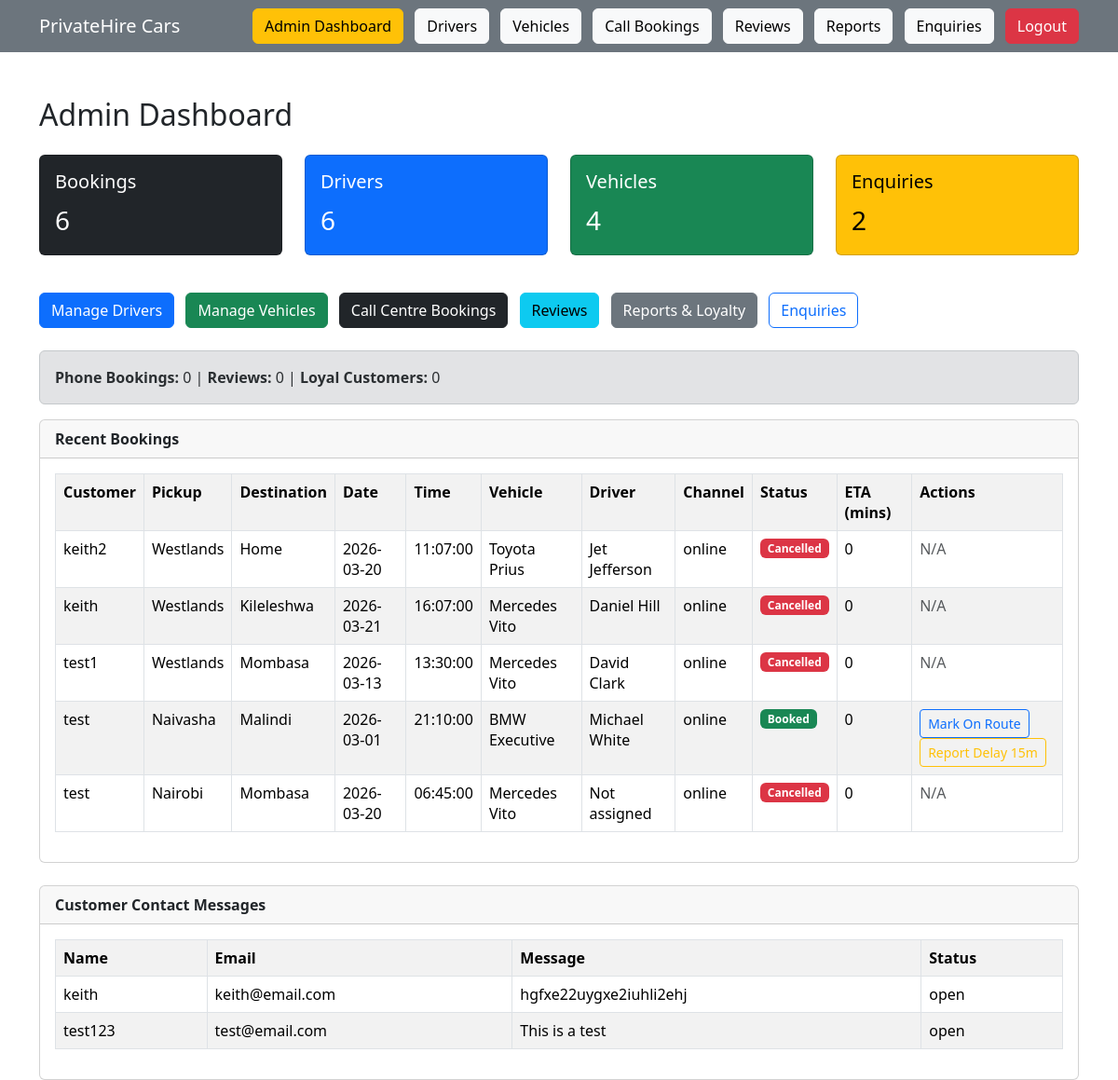
The app's page /admin/dashboard.php (signed in) with its own data.
### tables this page shows
CREATE TABLE `bookings` (
  `id` int(11) NOT NULL,
  `user_id` int(11) DEFAULT NULL,
  `pickup` varchar(255) DEFAULT NULL,
  `destination` varchar(255) DEFAULT NULL,
  `journey_date` date DEFAULT NULL,
  `journey_time` time DEFAULT NULL,
  `passengers` int(11) DEFAULT NULL,
  `vehicle_id` int(11) DEFAULT NULL,
  `status` varchar(50) DEFAULT 'Booked',
  `driver_id` int(11) DEFAULT NULL,
  `notification_preference` enum('sms','email','both') DEFAULT 'sms',
  `confirmation_sent` tinyint(1) DEFAULT 0,
  `reminder_sent` tinyint(1) DEFAULT 0
);

CREATE TABLE `users` (
  `id` int(11) NOT NULL,
  `username` varchar(50) DEFAULT NULL,
  `email` varchar(100) DEFAULT NULL,
  `password` varchar(255) DEFAULT NULL,
  `phone` varchar(20) DEFAULT NULL,
  `role` varchar(20) DEFAULT 'customer',
  `reset_token` varchar(255) DEFAULT NULL,
  `reset_expires` datetime DEFAULT NULL,
  `reset_expires_at` datetime DEFAULT NULL
);

CREATE TABLE `vehicles` (
  `id` int(11) NOT NULL,
  `name` varchar(50) DEFAULT NULL,
  `seats` int(11) DEFAULT NULL,
  `price` decimal(10,2) DEFAULT NULL,
  `price_per_km` decimal(10,2) DEFAULT NULL,
  `registration_number` varchar(50) DEFAULT NULL,
  `colour` varchar(50) DEFAULT NULL,
  `make` varchar(50) DEFAULT NULL,
  `model` varchar(50) DEFAULT NULL
);

CREATE TABLE `drivers` (
  `id` int(11) NOT NULL,
  `name` varchar(100) DEFAULT NULL,
  `phone` varchar(20) DEFAULT NULL,
  `vehicle_id` int(11) DEFAULT NULL
);

CREATE TABLE `enquiries` (
  `id` int(11) NOT NULL,
  `name` varchar(100) DEFAULT NULL,
  `email` varchar(100) DEFAULT NULL,
  `message` text DEFAULT NULL
);

### admin/dashboard.php (the view, shortened to what this page needs)
<?php
include "../config/db.php";
include "../navbar.php";
$totalBookings = $conn->query("SELECT COUNT(*) AS total FROM bookings")->fetch_assoc()['total'];
$totalDrivers = $conn->query("SELECT COUNT(*) AS total FROM drivers")->fetch_assoc()['total'];
$totalVehicles = $conn->query("SELECT COUNT(*) AS total FROM vehicles")->fetch_assoc()['total'];
$totalEnquiries = $conn->query("SELECT COUNT(*) AS total FROM enquiries")->fetch_assoc()['total'];
$phoneBookings = $conn->query("SELECT COUNT(*) AS total FROM bookings WHERE booking_channel='phone'")->fetch_assoc()['total'] ?? 0;
$totalReviews = $conn->query("SELECT COUNT(*) AS total FROM reviews")->fetch_assoc()['total'] ?? 0;
$loyalCustomers = $conn->query("SELECT COUNT(*) AS total FROM users WHERE loyalty_tier='LOYAL'")->fetch_assoc()['total'] ?? 0;
$recentBookings = $conn->query("
    SELECT bookings.*, users.username, vehicles.name AS vehicle_name, drivers.name AS driver_name
    FROM bookings
    LEFT JOIN users ON bookings.user_id = users.id
    LEFT JOIN vehicles ON bookings.vehicle_id = vehicles.id
    LEFT JOIN drivers ON bookings.driver_id = drivers.id
    ORDER BY bookings.id DESC
    LIMIT 5
");
$recentEnquiries = $conn->query("
    SELECT * FROM enquiries
    ORDER BY id DESC
    LIMIT 5
");
?>
<div class="container mt-5">
    <h2 class="mb-4">Admin Dashboard</h2>
    <div class="row mb-4">
        <div class="col-md-3 mb-3">
            <div class="card text-bg-dark">
                <div class="card-body">
                    <h5 class="card-title">Bookings</h5>
                    <p class="card-text fs-3"><?php echo $totalBookings; ?></p>
                </div>
            </div>
        </div>
        <div class="col-md-3 mb-3">
            <div class="card text-bg-primary">
                <div class="card-body">
                    <h5 class="card-title">Drivers</h5>
                    <p class="card-text fs-3"><?php echo $totalDrivers; ?></p>
                </div>
            </div>
        </div>
        <div class="col-md-3 mb-3">
            <div class="card text-bg-success">
                <div class="card-body">
                    <h5 class="card-title">Vehicles</h5>
                    <p class="card-text fs-3"><?php echo $totalVehicles; ?></p>
                </div>
            </div>
        </div>
        <div class="col-md-3 mb-3">
            <div class="card text-bg-warning">
                <div class="card-body">
                    <h5 class="card-title">Enquiries</h5>
                    <p class="card-text fs-3"><?php echo $totalEnquiries; ?></p>
                </div>
            </div>
        </div>
    </div>
    <div class="mb-4">
        <a class="btn btn-primary me-2" href="drivers.php">Manage Drivers</a>
        <a class="btn btn-success me-2" href="vehicles.php">Manage Vehicles</a>
        <a class="btn btn-dark me-2" href="call_bookings.php">Call Centre Bookings</a>
        <a class="btn btn-info me-2" href="reviews.php">Reviews</a>
        <a class="btn btn-secondary me-2" href="reports.php">Reports & Loyalty</a>
        <a class="btn btn-outline-primary me-2" href="enquiries.php">Enquiries</a>
    </div>
    <div class="alert alert-secondary">
        <strong>Phone Bookings:</strong> <?php echo (int)$phoneBookings; ?> |
        <strong>Reviews:</strong> <?php echo (int)$totalReviews; ?> |
        <strong>Loyal Customers:</strong> <?php echo (int)$loyalCustomers; ?>
    </div>
    <div class="card mb-4">
        <div class="card-header">
            <strong>Recent Bookings</strong>
        </div>
        <div class="card-body">
            <?php if ($recentBookings && $recentBookings->num_rows > 0) { ?>
                <table class="table table-bordered table-striped">
                    <tr>
                        <th>Customer</th>
                        <th>Pickup</th>
                        <th>Destination</th>
                        <th>Date</th>
                        <th>Time</th>
                        <th>Vehicle</th>
                        <th>Driver</th>
                        <th>Channel</th>
                        <th>Status</th>
                        <th>ETA (mins)</th>
                        <th>Actions</th>
                    </tr>
                    <?php while ($row = $recentBookings->fetch_assoc()) { ?>
                        <tr>
                            <td><?php echo htmlspecialchars($row['username'] ?? 'Unknown'); ?></td>
                            <td><?php echo htmlspecialchars($row['pickup']); ?></td>
                            <td><?php echo htmlspecialchars($row['destination']); ?></td>
                            <td><?php echo htmlspecialchars($row['journey_date']); ?></td>
                            <td><?php echo htmlspecialchars($row['journey_time']); ?></td>
                            <td><?php echo htmlspecialchars($row['vehicle_name'] ?? 'Not set'); ?></td>
                            <td><?php echo htmlspecialchars($row['driver_name'] ?? 'Not assigned'); ?></td>
                            <td><?php echo htmlspecialchars($row['booking_channel'] ?? 'online'); ?></td>
                            <td>
                                <?php if ($row['status'] === 'Cancelled') { ?>
                                    <span class="badge bg-danger">Cancelled</span>
                                <?php } elseif ($row['status'] === 'On Route') { ?>
                                    <span class="badge bg-primary">On Route</span>
                                <?php } else { ?>
                                    <span class="badge bg-success"><?php echo htmlspecialchars($row['status']); ?></span>
                                <?php } ?>
                            </td>
                            <td><?php echo (int)($row['eta_minutes'] ?? 0); ?></td>
                            <td>
                                <?php if ($row['status'] === 'Booked') { ?>
                                    <a class="btn btn-sm btn-outline-primary" href="mark_on_route.php?id=<?php echo (int)$row['id']; ?>">
                                        Mark On Route
                                    </a>
                                    <a class="btn btn-sm btn-outline-warning" href="dashboard.php?eta_booking=<?php echo (int)$row['id']; ?>&eta_minutes=15">
                                        Report Delay 15m
                                    </a>
                                <?php } elseif ($row['status'] === 'On Route') { ?>
                                    <a class="btn btn-sm btn-outline-warning" href="dashboard.php?eta_booking=<?php echo (int)$row['id']; ?>&eta_minutes=15">
                                        Delay 15m
                                    </a>
                                <?php } else { ?>
                                    <span class="text-muted">N/A</span>
                                <?php } ?>
                            </td>
                        </tr>
                    <?php } ?>
                </table>
            <?php } else { ?>
                <div class="alert alert-info mb-0">No bookings found.</div>
            <?php } ?>
        </div>
    </div>
    <div class="card">
        <div class="card-header">
            <strong>Customer Contact Messages</strong>
        </div>
        <div class="card-body">
            <?php if ($recentEnquiries && $recentEnquiries->num_rows > 0) { ?>
                <table class="table table-bordered table-striped">
                    <tr>
                        <th>Name</th>
                        <th>Email</th>
                        <th>Message</th>
                        <th>Status</th>
                    </tr>
                    <?php while ($msg = $recentEnquiries->fetch_assoc()) { ?>
                        <tr>
                            <td><?php echo htmlspecialchars($msg['name']); ?></td>
                            <td><?php echo htmlspecialchars($msg['email']); ?></td>
                            <td><?php echo htmlspecialchars($msg['message']); ?></td>
                            <td><?php echo htmlspecialchars($msg['status'] ?? 'open'); ?></td>
                        </tr>
                    <?php } ?>
                </table>
            <?php } else { ?>
                <div class="alert alert-info mb-0">No contact messages found.</div>
            <?php } ?>
        </div>
    </div>
</div>

### navbar.php (shortened to what this page needs)
<link href="https://cdn.jsdelivr.net/npm/bootstrap@5.3.2/dist/css/bootstrap.min.css" rel="stylesheet">
<nav class="navbar navbar-dark bg-secondary navbar-expand-lg">
    <div class="container">
        <a class="navbar-brand" href="/privatehire/index.php">PrivateHire Cars</a>
        <div>
            <?php if (isset($_SESSION['user_id'])) { ?>
                <?php if (isset($_SESSION['role']) && $_SESSION['role'] === 'admin') { ?>
                    <a class="btn btn-warning me-2" href="/privatehire/admin/dashboard.php">Admin Dashboard</a>
                    <a class="btn btn-light me-2" href="/privatehire/admin/drivers.php">Drivers</a>
                    <a class="btn btn-light me-2" href="/privatehire/admin/vehicles.php">Vehicles</a>
                    <a class="btn btn-light me-2" href="/privatehire/admin/call_bookings.php">Call Bookings</a>
                    <a class="btn btn-light me-2" href="/privatehire/admin/reviews.php">Reviews</a>
                    <a class="btn btn-light me-2" href="/privatehire/admin/reports.php">Reports</a>
                    <a class="btn btn-light me-2" href="/privatehire/admin/enquiries.php">Enquiries</a>
                <?php } else { ?>
                    <a class="btn btn-light me-2" href="/privatehire/booking/book.php">Book Ride</a>
                    <a class="btn btn-light me-2" href="/privatehire/booking/my_bookings.php">Booking History</a>
                    <a class="btn btn-light me-2" href="/privatehire/contact.php">Contact</a>
                <?php } ?>
                <a class="btn btn-danger" href="/privatehire/auth/logout.php">Logout</a>
            <?php } else { ?>
                <a class="btn btn-success me-2" href="/privatehire/auth/login.php">Login</a>
                <a class="btn btn-primary" href="/privatehire/auth/register.php">Signup</a>
            <?php } ?>
        </div>
    </div>
</nav>

### records on screen
bookings: user.username "keith2", pickup "Westlands", destination "Home", journey_date "2026-03-20", journey_time "11:07:00", vehicle.name "Toyota Prius", driver.name "Jet Jefferson", booking_channel "online", status "Cancelled", eta_minutes "0"
bookings: user.username "keith", pickup "Westlands", destination "Kileleshwa", journey_date "2026-03-21", journey_time "16:07:00", vehicle.name "Mercedes Vito", driver.name "Daniel Hill", booking_channel "online", status "Cancelled", eta_minutes "0"
bookings: user.username "test1", pickup "Westlands", destination "Mombasa", journey_date "2026-03-13", journey_time "13:30:00", vehicle.name "Mercedes Vito", driver.name "David Clark", booking_channel "online", status "Cancelled", eta_minutes "0"
bookings: user.username "test", pickup "Naivasha", destination "Malindi", journey_date "2026-03-01", journey_time "21:10:00", vehicle.name "BMW Executive", driver.name "Michael White", booking_channel "online", status "Booked", eta_minutes "0"
bookings: user.username "test", pickup "Nairobi", destination "Mombasa", journey_date "2026-03-20", journey_time "06:45:00", vehicle.name "Mercedes Vito", driver_name "Not assigned", booking_channel "online", status "Cancelled", eta_minutes "0"
enquiries: name "keith", email "keith@email.com", message "hgfxe22uygxe2iuhli2ehj", status "open"
enquiries: name "test123", email "test@email.com", message "This is a test", status "open"

### other values on screen
$totalBookings "6"
$totalDrivers "6"
$totalVehicles "4"
$totalEnquiries "2"
$phoneBookings "0"
$totalReviews "0"
$loyalCustomers "0"
